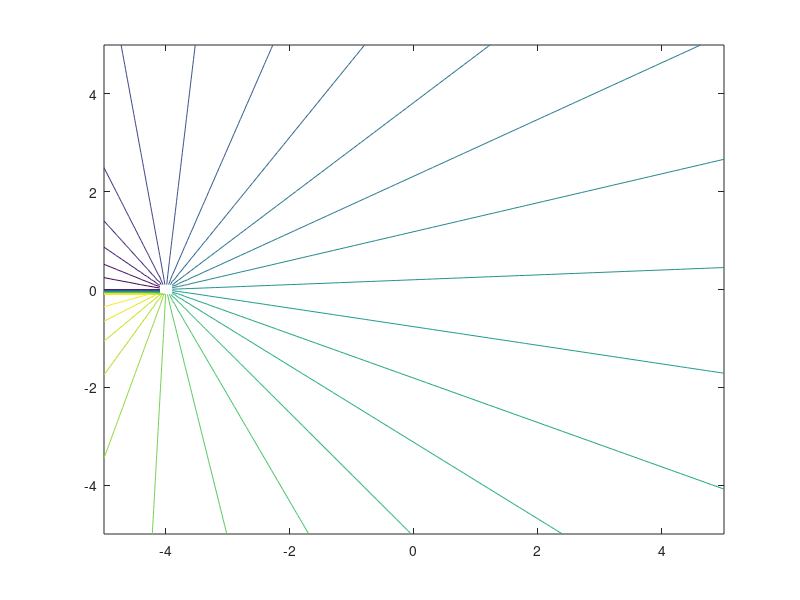
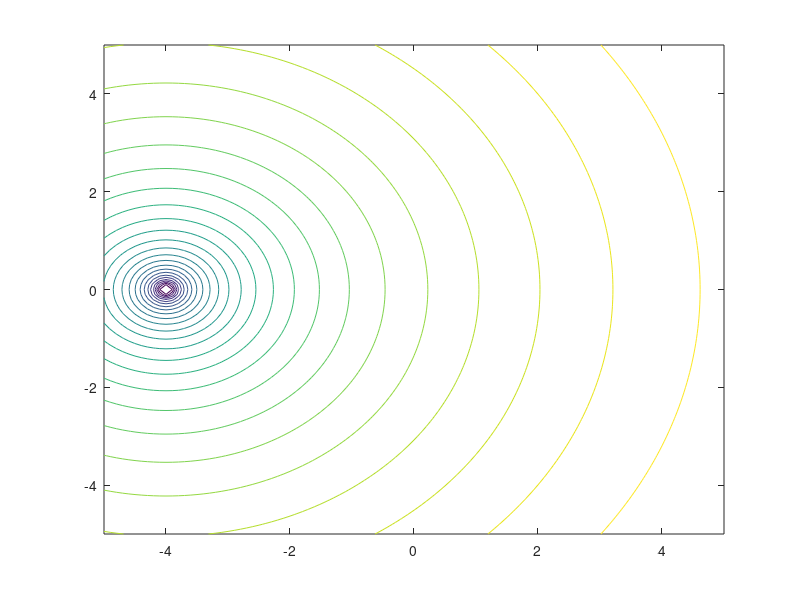
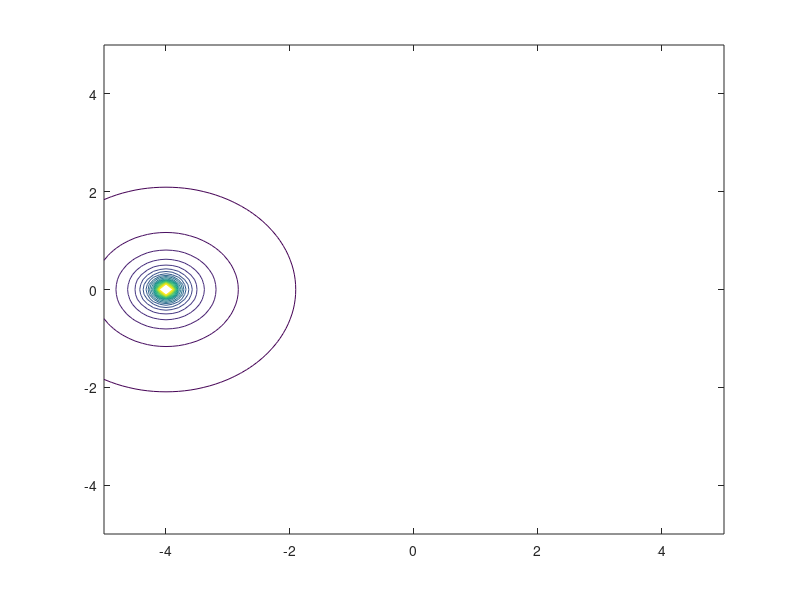

These charts were generated, in order, by the following MATLAB code:
[x,y] = meshgrid(-5:0.1:5,-5:0.1:5);

b = -4;
Gamma = -2;
z       = x + 1i*y;
theta   = angle(z);
r       = abs(z);
U = 2;
W = -(1i*Gamma/(2*pi))*log(z-b);
phi = real(W);
psi = imag(W);
dw_dz = -((1i*Gamma)./(2*pi*(z-b)));
V = conj(dw_dz);
v=abs(V);

figure
contour(x,y,phi,25)
figure
contour(x,y,psi,25)
figure
contour(x,y,v,25)